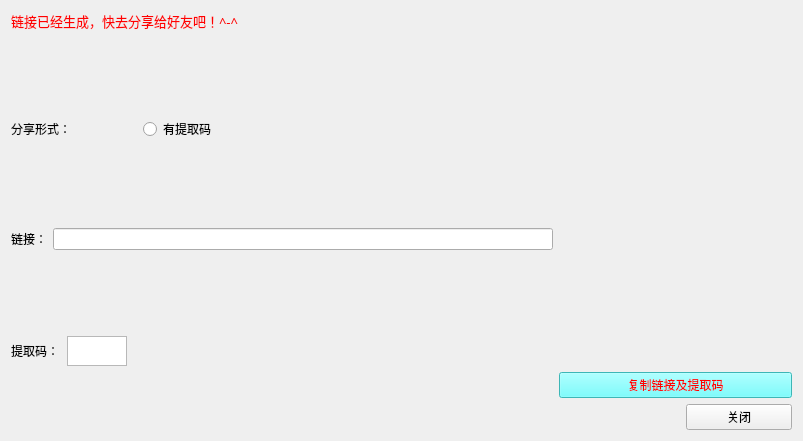
<?xml version="1.0" encoding="UTF-8"?>
<ui version="4.0">
 <class>createlink</class>
 <widget class="QWidget" name="createlink">
  <property name="geometry">
   <rect>
    <x>0</x>
    <y>0</y>
    <width>803</width>
    <height>441</height>
   </rect>
  </property>
  <property name="windowTitle">
   <string>sharelink</string>
  </property>
  <layout class="QGridLayout" name="gridLayout">
   <item row="0" column="0" colspan="4">
    <widget class="QLabel" name="label">
     <property name="font">
      <font>
       <family>华文隶书</family>
       <pointsize>10</pointsize>
       <weight>50</weight>
       <bold>false</bold>
      </font>
     </property>
     <property name="styleSheet">
      <string notr="true">color: rgb(255, 0, 0);</string>
     </property>
     <property name="text">
      <string>链接已经生成，快去分享给好友吧！^-^</string>
     </property>
    </widget>
   </item>
   <item row="0" column="5" colspan="2">
    <spacer name="horizontalSpacer">
     <property name="orientation">
      <enum>Qt::Horizontal</enum>
     </property>
     <property name="sizeHint" stdset="0">
      <size>
       <width>153</width>
       <height>20</height>
      </size>
     </property>
    </spacer>
   </item>
   <item row="1" column="0">
    <spacer name="verticalSpacer">
     <property name="orientation">
      <enum>Qt::Vertical</enum>
     </property>
     <property name="sizeHint" stdset="0">
      <size>
       <width>20</width>
       <height>44</height>
      </size>
     </property>
    </spacer>
   </item>
   <item row="2" column="0" colspan="3">
    <layout class="QHBoxLayout" name="horizontalLayout">
     <item>
      <widget class="QLabel" name="label_shareform">
       <property name="text">
        <string>分享形式：</string>
       </property>
      </widget>
     </item>
     <item>
      <widget class="QRadioButton" name="radioButton_hascode">
       <property name="text">
        <string>有提取码</string>
       </property>
      </widget>
     </item>
    </layout>
   </item>
   <item row="2" column="4" colspan="3">
    <spacer name="horizontalSpacer_3">
     <property name="orientation">
      <enum>Qt::Horizontal</enum>
     </property>
     <property name="sizeHint" stdset="0">
      <size>
       <width>309</width>
       <height>20</height>
      </size>
     </property>
    </spacer>
   </item>
   <item row="3" column="0">
    <spacer name="verticalSpacer_2">
     <property name="orientation">
      <enum>Qt::Vertical</enum>
     </property>
     <property name="sizeHint" stdset="0">
      <size>
       <width>20</width>
       <height>43</height>
      </size>
     </property>
    </spacer>
   </item>
   <item row="4" column="0" colspan="5">
    <layout class="QHBoxLayout" name="horizontalLayout_2">
     <item>
      <widget class="QLabel" name="label_link">
       <property name="text">
        <string>链接：</string>
       </property>
      </widget>
     </item>
     <item>
      <widget class="QLineEdit" name="lineEdit_link">
       <property name="minimumSize">
        <size>
         <width>500</width>
         <height>0</height>
        </size>
       </property>
      </widget>
     </item>
    </layout>
   </item>
   <item row="4" column="5" colspan="2">
    <spacer name="horizontalSpacer_2">
     <property name="orientation">
      <enum>Qt::Horizontal</enum>
     </property>
     <property name="sizeHint" stdset="0">
      <size>
       <width>213</width>
       <height>20</height>
      </size>
     </property>
    </spacer>
   </item>
   <item row="5" column="0">
    <spacer name="verticalSpacer_3">
     <property name="orientation">
      <enum>Qt::Vertical</enum>
     </property>
     <property name="sizeHint" stdset="0">
      <size>
       <width>20</width>
       <height>44</height>
      </size>
     </property>
    </spacer>
   </item>
   <item row="6" column="0">
    <widget class="QLabel" name="label_code">
     <property name="maximumSize">
      <size>
       <width>50</width>
       <height>16777215</height>
      </size>
     </property>
     <property name="text">
      <string>提取码：</string>
     </property>
    </widget>
   </item>
   <item row="6" column="1">
    <widget class="QTextEdit" name="textEdit_code">
     <property name="maximumSize">
      <size>
       <width>60</width>
       <height>30</height>
      </size>
     </property>
     <property name="layoutDirection">
      <enum>Qt::LeftToRight</enum>
     </property>
    </widget>
   </item>
   <item row="6" column="3" colspan="3">
    <spacer name="horizontalSpacer_4">
     <property name="orientation">
      <enum>Qt::Horizontal</enum>
     </property>
     <property name="sizeHint" stdset="0">
      <size>
       <width>405</width>
       <height>20</height>
      </size>
     </property>
    </spacer>
   </item>
   <item row="7" column="0" rowspan="2">
    <spacer name="verticalSpacer_4">
     <property name="orientation">
      <enum>Qt::Vertical</enum>
     </property>
     <property name="sizeHint" stdset="0">
      <size>
       <width>20</width>
       <height>108</height>
      </size>
     </property>
    </spacer>
   </item>
   <item row="7" column="2" colspan="2">
    <spacer name="horizontalSpacer_5">
     <property name="orientation">
      <enum>Qt::Horizontal</enum>
     </property>
     <property name="sizeHint" stdset="0">
      <size>
       <width>168</width>
       <height>20</height>
      </size>
     </property>
    </spacer>
   </item>
   <item row="7" column="5" colspan="2">
    <widget class="QPushButton" name="pushButton_confirm">
     <property name="styleSheet">
      <string notr="true">font: 10pt &quot;隶书&quot;;
color: rgb(255, 0, 0);
background-color: rgb(85, 255, 255);</string>
     </property>
     <property name="text">
      <string>复制链接及提取码</string>
     </property>
    </widget>
   </item>
   <item row="8" column="2" colspan="3">
    <spacer name="horizontalSpacer_6">
     <property name="orientation">
      <enum>Qt::Horizontal</enum>
     </property>
     <property name="sizeHint" stdset="0">
      <size>
       <width>405</width>
       <height>20</height>
      </size>
     </property>
    </spacer>
   </item>
   <item row="8" column="6">
    <widget class="QPushButton" name="pushButton_close">
     <property name="text">
      <string>关闭</string>
     </property>
    </widget>
   </item>
  </layout>
 </widget>
 <resources/>
 <connections/>
</ui>
